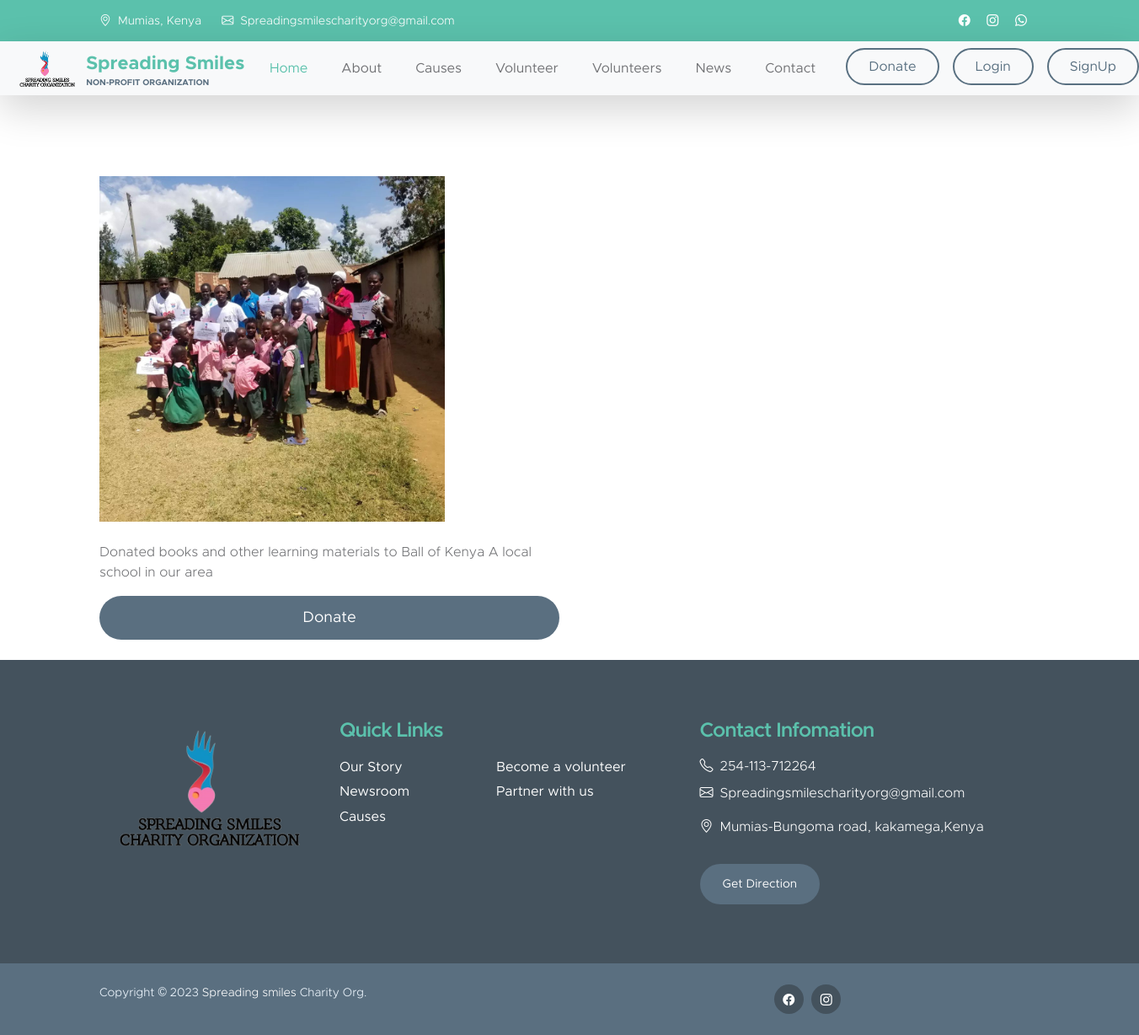
/more_causes/1, run on the app's committed database.
### main_app/models.py (models this page shows, shortened)
class cause(models.Model):
    Title= models.CharField(max_length=40)
    profile= models.ImageField(upload_to='upload/cause')
    summary = models.CharField(max_length=300)
    info = models.CharField(max_length=10000)

### main_app/views.py (the view)
# urls.py: path('more_causes/<int:pk>', views.more_causes, name="more_causes"),
def more_causes(request, pk):
    more = cause.objects.get(id=pk)
    return render(request, "more_causes.html", {"more": more})

### main_app/templates/more_causes.html (shortened to what this page needs)
{% extends "layouts/master.html" %}
{% load static %}
{% block body %}
<br><br><br><br>
<div class="container">
    <div class="row">
        <div class="col-lg-6 col-md-8 col-sm-9">
            <div >
                <img src="{{more.profile.url}}" alt="" class="w-75">
            </div>
            <div>
            </div>
            <div>
              <p>
                {{more.info}}
              </p>
            </div>
            <div>
                <button class="custom-btn btn form-control"><a href="{% url "Donation" %}" class="text-white" >Donate</a></button>
            </div>
<br>
        </div>
    </div>
</div>
{% endblock body %}

### static/css/templatemo-kind-heart-charity.css (style rules this page uses)
:root { --white-color: #ffffff; --primary-color: #5bc1ac; --secondary-color: #5a6f80; --section-bg-color: #f0f8ff; --site-footer-bg-color: #44525d; --custom-btn-bg-color: #597081; --custom-btn-bg-hover-color: #5bc1ac; --dark-color: #000000; --p-color: #717275; --border-color: #e9eaeb; --body-font-family: 'Metropolis', sans-serif; --h1-font-size: 52px; --h2-font-size: 46px; --h3-font-size: 32px; --h4-font-size: 28px; --h5-font-size: 24px; --h6-font-size: 22px; --p-font-size: 16px; --btn-font-size: 18px; --copyright-font-size: 14px; --border-radius-large: 100px; --border-radius-medium: 20px; --border-radius-small: 10px; --font-weight-light: 300; --font-weight-normal: 400; --font-weight-semibold: 600; --font-weight-bold: 700; }
body { background-color: var(--white-color); font-family: var(--body-font-family); }
p { color: var(--p-color); font-size: var(--p-font-size); font-weight: var(--font-weight-light); }
a, button { touch-action: manipulation; transition: all 0.3s; }
a { color: var(--p-color); text-decoration: none; }
.custom-btn { background: var(--secondary-color); border: 2px solid transparent; border-radius: var(--border-radius-large); color: var(--white-color); font-size: var(--btn-font-size); font-weight: var(--font-weight-normal); line-height: normal; padding: 15px 25px; }

### data on the page
cause: profile (picture), info "Donated books and other learning materials to Ball of Kenya A local school in our area"
